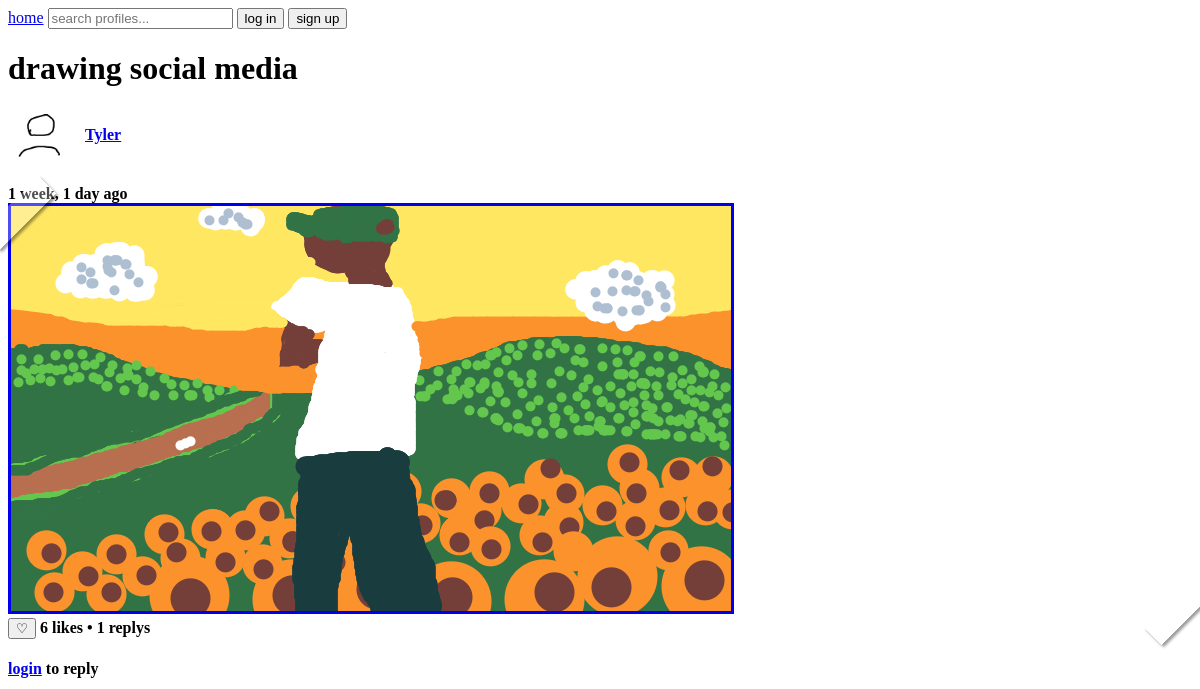
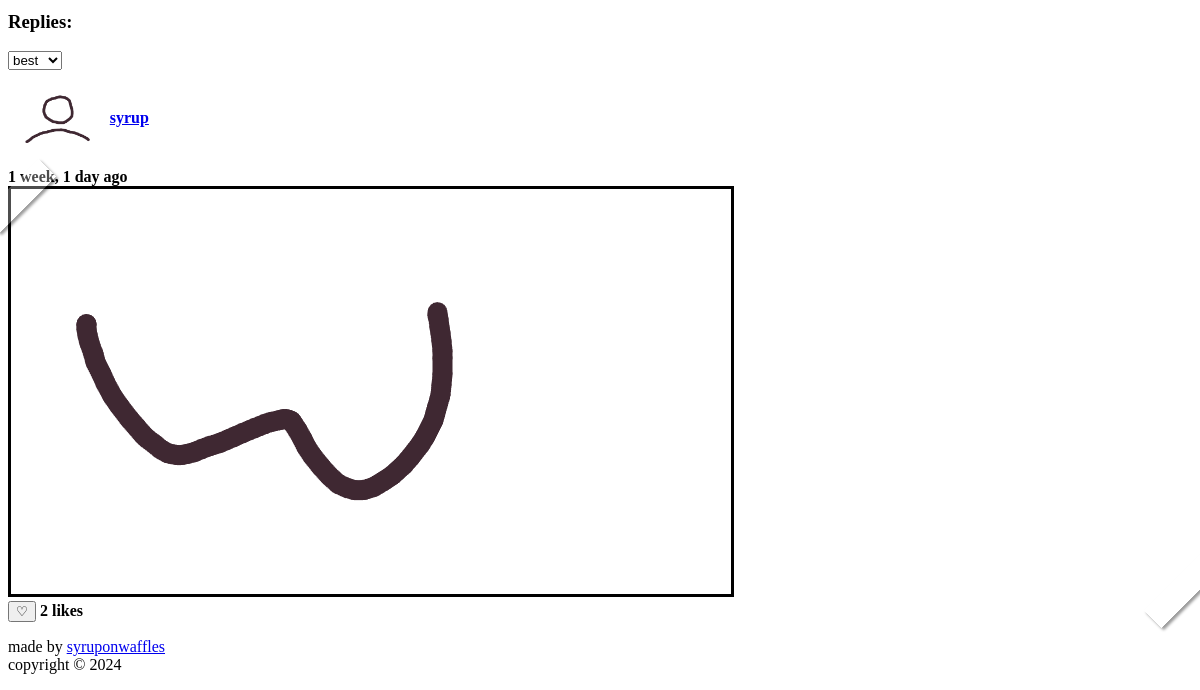
Before: /post/31/ with the older database file (2 pictures, top to bottom).
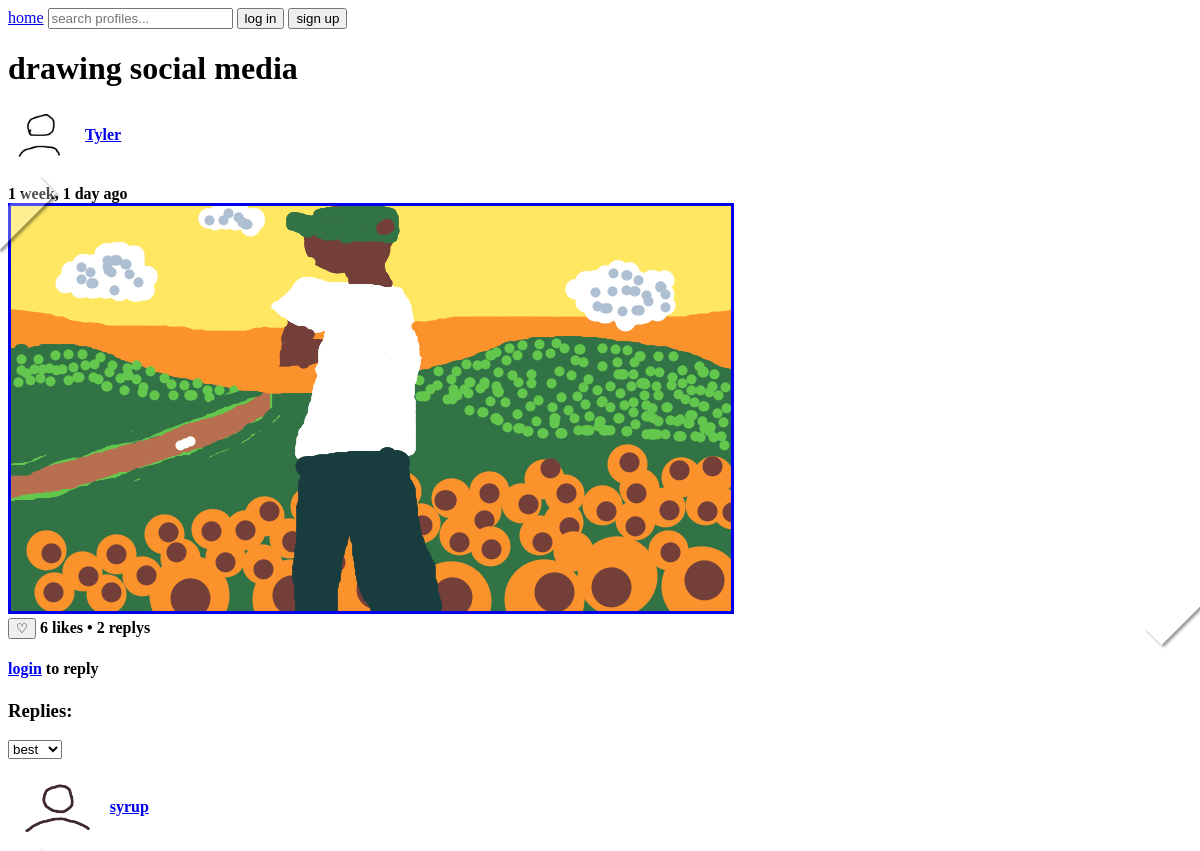
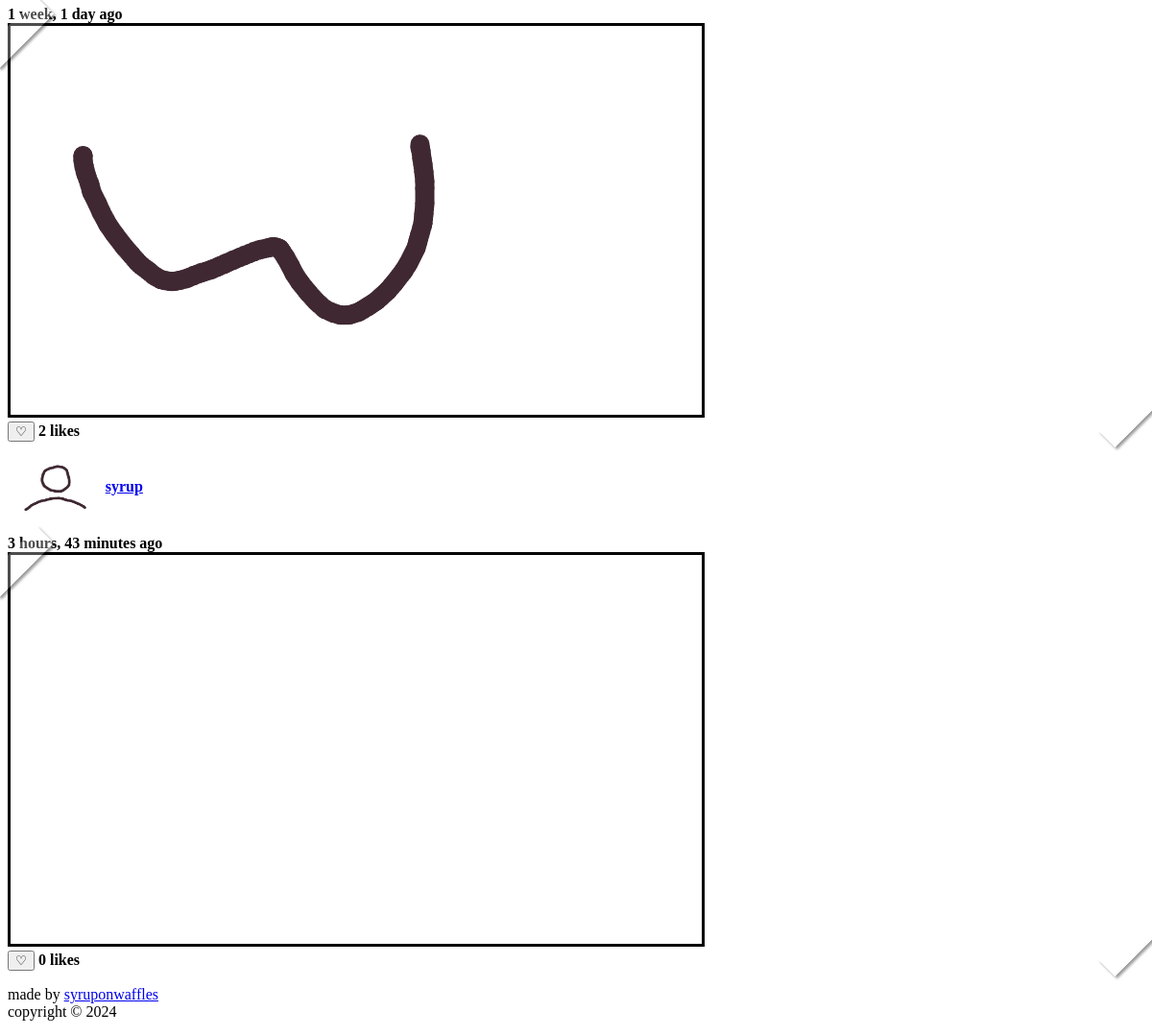
After: the same page with the newer database file (2 pictures, top to bottom).
### socialMedia/models.py (models this page shows, shortened)
class Post(models.Model):
    body = models.ImageField()
    created_by = models.ForeignKey("UserProfile", on_delete=models.CASCADE)
    created_on = models.DateTimeField(auto_now_add=True)

class UserProfile(models.Model):
    user = models.OneToOneField(User, on_delete=models.CASCADE,related_name='profile')
    profile_picture = models.ImageField(default="placeholders/fpfPlaceholder.png")
    bio_picture = models.ImageField(default="placeholders/bioPlaceholder.png")
    def __str__(self):
        return self.user.username

class Reply(models.Model):
    body = models.ImageField()
    created_by = models.ForeignKey("UserProfile", on_delete=models.CASCADE)
    created_on = models.DateTimeField(auto_now_add=True)
    post = models.ForeignKey("Post", on_delete=models.CASCADE,related_name='replys')

### socialMedia/views.py (the view, shortened to what this page needs)
# urls.py: path('post/<int:pk>/',views.post_detail,name="post_detail"),
def post_detail(request, pk):
    order_by="-like_count"
    url_sort_by="best"
    parsed_url = parse_qs(urlparse(request.build_absolute_uri()).query)
    post = Post.objects.get(pk=pk)
    replys = Reply.objects.filter(post=post).annotate(like_count=Count('reply_likes')+1).order_by(order_by)
    form = CanvasForm()
    context = {
        "post": post,
        "replys":replys,
        "url_sort_by" :url_sort_by,
        "canvasForm": CanvasForm()
    }
    return render(request, "post_detail.html", context)

### socialMedia/forms.py
class CanvasForm(forms.Form):
    body = forms.CharField()

### socialMedia/templates/post_detail.html
{% extends "base.html" %}
{% block page_content %}
    {% include 'components/post.html' %}
    {% if user.is_authenticated %}
        <div x-data="{show: false}">
            <a href="#0"><h3 x-on:click="show=!show">draw your own reply:</h3></a>
            <div x-show="show" x-transition>
                {% include 'components/paint.html' %}
            </div>
        </div>
    {% else %}
        <h4><a href="{% url 'login'%}">login</a> to reply</h4>
    {% endif %}
    <h3>Replies:</h3>
    {% include "components/sort.html" %}
    {% if replys %}
        {% for reply in replys %}
                    {% include 'components/reply.html' %}
                {% endfor %}
            {% else %}
                {% if user == post.created_by.user %}
                    <h4> no one replied to your post yet. sad</h4>
        {% else %}
            <h4> no one replied to this post yet. you can change that</h4>
        {% endif %}
    {% endif %}
{% endblock page_content %}

### socialMedia/templates/base.html (shortened to what this page needs)
<!DOCTYPE html>
<html lang="en">
<head>
    {% load static %}
    <link rel="stylesheet" href="https://cdn.simplecss.org/simple.min.css">
    <link rel="stylesheet" href="{% static 'custom.css' %}">
</head>
<body hx-headers='{"X-CSRFToken": "{{ csrf_token }}"}'>
    <header>
        <nav>
            <a href="{% url 'home'%}">home</a>
            <form style="display: inline;" method="get" id="search">
                <input type="text" onchange="document.getElementById('search').action = `/search/${this.value}/`;" placeholder="search profiles...">
            </form>
            {% if user.is_authenticated %}
                <a href="{% url 'profile_detail' user.pk %}">profile</a>
                <a href="{% url 'settings'%}">settings</a>
                <form style="display: inline;" method="post" action="{% url 'logout' %}">
                    {% csrf_token %}
                    <button type="submit">log out</button>
                </form>
            {% else %}
                <form style="display: inline;" method="post" action="{% url 'login' %}">
                    <button type="submit">log in</button>
                </form>
                <form style="display: inline;" method="post" action="{% url 'signup' %}">
                    <button type="submit">sign up</button>
                </form>
            {% endif %}
        </nav>
        <h1>drawing social media</h1>
    </header>
    <main>
        {% block page_content %}{% endblock page_content %}
    </main>
    <footer>
        <p>made by <a href="https://github.com/SyrupOnWaffles/">syruponwaffles</a><br>
        copyright © 2024 </p>
    </footer>
</body>
</html>

### socialMedia/templates/components/post.html (shortened to what this page needs)
{% load static %}
{% load filters %}
<div class="post">
    <div>
        <h4>
            <a href="{% url 'profile_detail' post.created_by.pk%}"><img style="height: 55px; border-style: none;vertical-align: middle;" src="/media/{{post.created_by.profile_picture}}" ></a>
            <a href="{% url 'profile_detail' post.created_by.pk%}">{{ post.created_by }}</a>
        </h4>
        <b>{{ post.created_on|timesince}} ago</b>
        <div class="photo"><a href="{% url 'post_detail' post.pk%}"> <img class="art" src="/media/{{post.body.name }}" ></a></div>
    </div>
    {% if user.is_authenticated %}
            <button hx-swap="begin" hx-post="{% url 'post_like' post.pk %}">
                {% if post.likes.all|dasame:user.pk %}
                    ♥
                {% else %}
                    ♡
                {% endif %}
            </button>
    {% else %}
        <form style="display: inline;" method="post" action="{% url 'login' %}">
            <button type="submit">♡</button>
        </form>
    {% endif %}
    <h4 style="display: inline"> <span id='like-count' id="likes">{{post.likes.all.count}}</span> likes • <span x-text="replys">{{post.replys.all.count}}</span> replys</h4>
</div>

### socialMedia/templates/components/sort.html (shortened to what this page needs)
<div>
    <select onchange="location = window.location.href.split('?')[0] + this.value;">
        {% if url_sort_by == "new" %}
            <option selected value="?sort_by=new">new</option>
            <option value="?sort_by=best">best</option>
            <option value="?sort_by=worst">worst</option>
        {%  elif url_sort_by == "best" %}
            <option selected value="?sort_by=best">best</option>
         {%  elif url_sort_by == "worst" %}
            <option value="?sort_by=new">new</option>
            <option value="?sort_by=best">best</option>
            <option selected value="?sort_by=worst">worst</option>
        {% endif%}
    </select>
</div>

### socialMedia/templates/components/reply.html (shortened to what this page needs)
{% load static %}
{% load filters %}
<div class="reply">
    <div>
        <h4>
            <a href="{% url 'profile_detail' reply.created_by.pk%}"><img style="height: 55px; border-style: none;vertical-align: middle;" src="/media/{{reply.created_by.profile_picture}}" ></a>
            <a href="{% url 'profile_detail' reply.created_by.pk%}">{{ reply.created_by }}</a>
        </h4>
        <b>{{ reply.created_on|timesince}} ago</b>
        <div class="photo"><img class="art" src="/media/{{reply.body.name }}" ></div>
    </div>
    {% if user.is_authenticated %}
    <button hx-post="{% url 'reply_like' reply.pk %}">
        {% if reply.reply_likes.all|dasame:user.pk %}
            ♥
        {% else %}
            ♡
        {% endif %}
    </button>
    {% else %}
        <form style="display: inline;" method="reply" action="{% url 'login' %}">
            <button type="submit">♡</button>
        </form>
    {% endif %}
    <h4 style="display: inline"> <span id='reply-like-count' x-text="reply_likes">{{reply.reply_likes.all.count}}</span> likes</h4>
    </div>

### socialMedia/static/custom.css (style rules this page uses)
.photo { position: relative; }
.photo:before { content: ""; height: 25px; width: 80px; background-color: rgba(255, 255, 255, .3); position: absolute; top: -5px; left: -5px; transform: translateX(-30%) translateY(10%) rotate(-45deg); box-shadow: 0px 3px 3px rgba(0, 0, 0, 0.4); pointer-events: none }
.photo:after { content: ""; height: 25px; width: 80px; background-color: rgba(255, 255, 255, .3); position: absolute; bottom: -5px; right: -5px; transform: translateX(30%) translateY(-10%) rotate(-45deg); box-shadow: 0px 3px 3px rgba(0, 0, 0, 0.4); pointer-events: none }
.art { border-style: solid; }

Changed rows visible on the page:
computed for Post "Tyler": replys.all.count "1" → "2"
added Reply: created_by.profile_picture (picture), created_by "syrup", created_on "3 hours, 43 minutes", body.name (picture), reply_likes.all.count "0"
